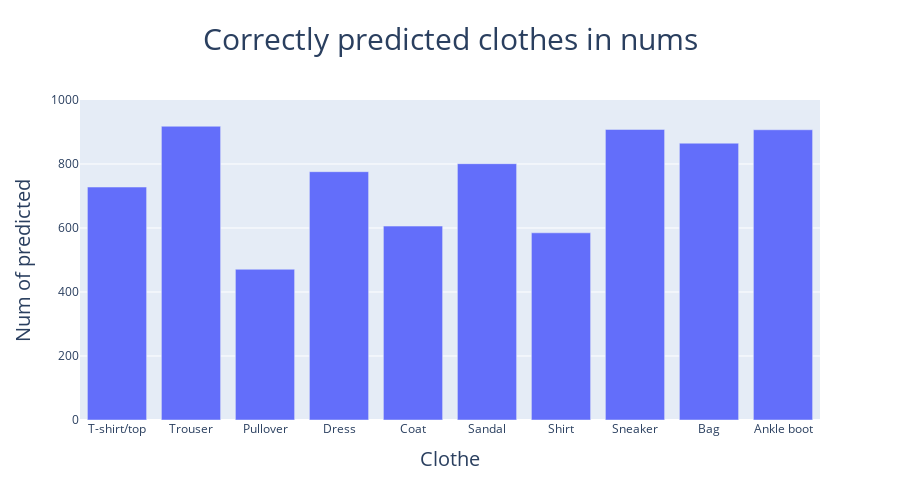

This figure's notebook cell:
### Code cell
data = [
    go.Bar(x = list(labels.values()), y = correctly_predicted),
]

layout = go.Layout(
    height = 500,
    title = dict(
        text = 'Correctly predicted clothes in nums',
        font_size = 30,
        x = .5
    ),
    xaxis_title = dict(
        text = 'Clothe',
        font_size = 20
    ),
    yaxis_range = [0,1000],
    yaxis_title = dict(
        text = 'Num of predicted',
        font_size = 20
    ),
)
go.Figure(data, layout)

### Figure 1 — Plotly figure (JSON) as saved in the notebook; plotly's stock layout.template omitted (floating-point values rounded to 4 significant figures)
{"data": [{"type": "bar", "x": ["T-shirt/top", "Trouser", "Pullover", "Dress", "Coat", "Sandal", "Shirt", "Sneaker", "Bag", "Ankle boot"], "y": [728, 918, 471, 776, 606, 801, 585, 908, 865, 907]}], "layout": {"height": 500, "title": {"font": {"size": 30}, "text": "Correctly predicted clothes in nums", "x": 0.5}, "xaxis": {"title": {"font": {"size": 20}, "text": "Clothe"}}, "yaxis": {"range": [0, 1000], "title": {"font": {"size": 20}, "text": "Num of predicted"}}}}
